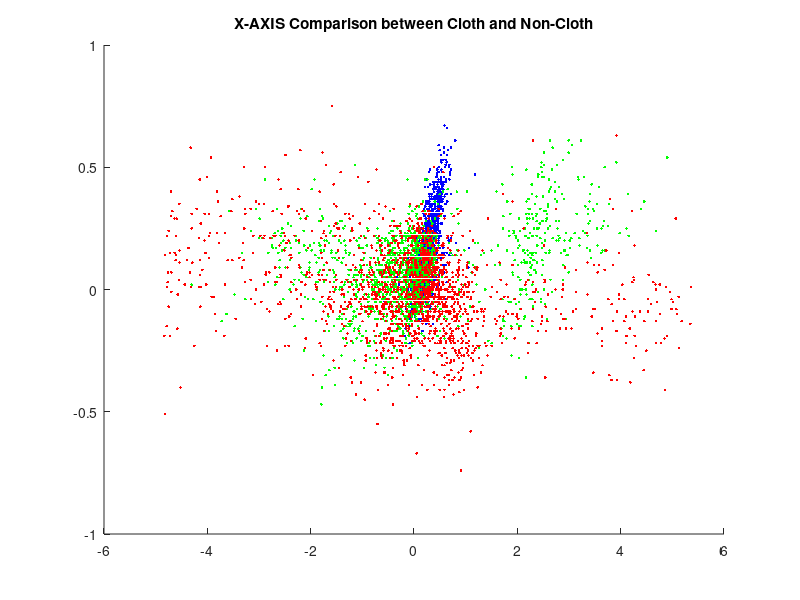

Write the MATLAB code that produced this figure. (Note: this script raises an error after producing the figure.)
% A Matlab Function that compares the amplitude of 3 CSV files. 

%%%%%%%%%%%%%%%%%%%
%%% CSV File 1 %%%%
%%%%%%%%%%%%%%%%%%%
data = csvread('0cmC1.csv');
     new0X = (data(:, 1)*1.0365) + 0.248;
     new0Y = (data(:, 2)*1.0299) + (-0.3329);
     new0Z = (data(:, 3)*1.0777) + (-0.1462);
     
     box0X = data(:, 4);
     box0Y = data(:, 5);
     box0Z = data(:, 6);

%%%%%%%%%%%%%%%%%%%
%%% CSV File 2 %%%%
%%%%%%%%%%%%%%%%%%%
data1 = csvread('2cmC1.csv');
     new2X = (data1(:, 1)*1.0365) + 0.248;
     new2Y = (data1(:, 2)*1.0299) + (-0.3329);
     new2Z = (data1(:, 3)*1.0777) + (-0.1462);

     box2X = data1(:, 4);
     box2Y = data1(:, 5);
     box2Z = data1(:, 6);

%%%%%%%%%%%%%%%%%%%
%%% CSV File 3 %%%%
%%%%%%%%%%%%%%%%%%%
data2 = csvread('4cmC1.csv');
     new4X = (data2(:, 1)*1.0365) + 0.248;
     new4Y = (data2(:, 2)*1.0299) + (-0.3329);
     new4Z = (data2(:, 3)*1.0777) + (-0.1462);

     box4X = data2(:, 4);
     box4Y = data2(:, 5);
     box4Z = data2(:, 6);


%%%%%%%%%%%%%%%%%%%%%%%%%%%%%%%%%%%%%%%%%
%%% Compare X Acceleration Amplitude %%%%
%%%%%%%%%%%%%%%%%%%%%%%%%%%%%%%%%%%%%%%%%
XAMP = figure('visible','on');  
hold all;
    title('X-AXIS Comparison between Cloth and Non-Cloth',... 
    'FontWeight','bold');
    scatter(new0X, box0X, 'b', '.');
    scatter(new2X, box2X, 'g', '.');
    scatter(new4X, box4X, 'r', '.');
    lsline;
hold off
xlabel('CLOTH G')
ylabel('BOX G')
saveas(XAMP,'XAMP','fig') 

%%%%%%%%%%%%%%%%%%%%%%%%%%%%%%%%%%%%%%%%%
%%% Compare Y Acceleration Amplitude %%%%
%%%%%%%%%%%%%%%%%%%%%%%%%%%%%%%%%%%%%%%%%
YAMP = figure('visible','on');  
hold all;
    title('Y-AXIS Comparison between Cloth and Non-Cloth',... 
    'FontWeight','bold');
    scatter(new0Y, box0Y, 'b', '.');
    scatter(new2Y, box2Y, 'g', '.');
    scatter(new4Y, box4Y, 'r', '.');
    lsline;
hold off
xlabel('CLOTH G')
ylabel('BOX G')
saveas(YAMP,'YAMP','fig') 

%%%%%%%%%%%%%%%%%%%%%%%%%%%%%%%%%%%%%%%%%
%%% Compare Z Acceleration Amplitude %%%%
%%%%%%%%%%%%%%%%%%%%%%%%%%%%%%%%%%%%%%%%%
ZAMP = figure('visible','on');  
hold all;
    title('Z-AXIS Comparison between Cloth and Non-Cloth',... 
    'FontWeight','bold');
    scatter(new0Z, box0Z, 'b', '.');
    scatter(new2Z, box2Z, 'g', '.');
    scatter(new4Z, box4Z, 'r', '.');
    lsline;
hold off
xlabel('CLOTH G')
ylabel('BOX G')
saveas(ZAMP,'ZAMP','fig') 